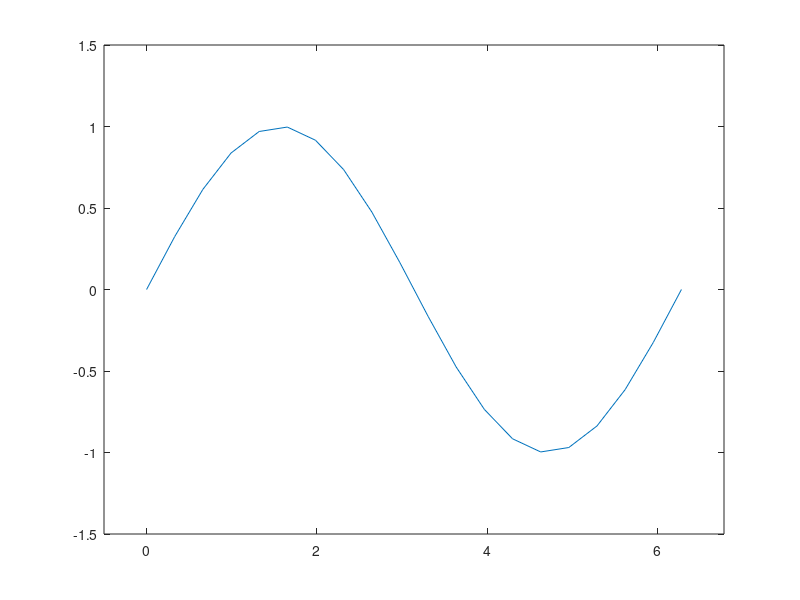

Write MATLAB code to recreate this figure. (Note: this script raises an error after producing the figure.)
clf;

x = linspace(0, 2*pi, 20);
y = sin(x);

plot(x, y, '-');

xlim([-0.5 2*pi+0.5]);
ylim([-1.5 1.5]);

aa = AutoAxis();
aa.addColorStrip("x", position=x, values=y, uniformSpacing=true);
aa.addColorStrip("x", position=x, values=-y, otherSide=true, uniformSpacing=false);

yy = linspace(-1, 1, 10);
xx = abs(yy);
aa.addColorStrip("y", position=yy, values=xx);
aa.addColorStrip("y", position=yy, values=-xx, otherSide=true, uniformSpacing=false);
aa.axisMargin = 0.5*scale;
aa.update();